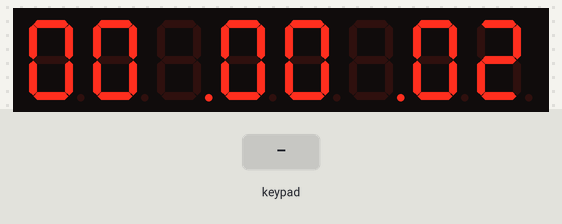
This program was run on a simulated Arduino Nano, built with avr-gcc and run on an emulated ATmega328P. On the bench: 8-digit seven-segment display. Wiring (inferred from the names in the program): TM1638 display and keys: STB pin 9; clock pin 7; DIO pin 8. The test bench sets the inputs (shaded band).

Above: at 1.2 s.
1.3 s: keypad keys 2 5 pressed 0.4 s apart
At 2.8 s:
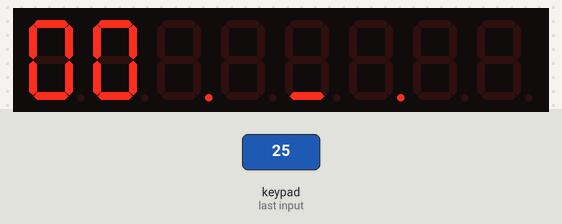
5.1 s: key '3' pressed
At 6.7 s:
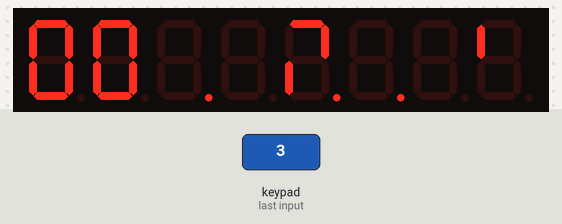
8.1 s: key '4' pressed
At 9.4 s:
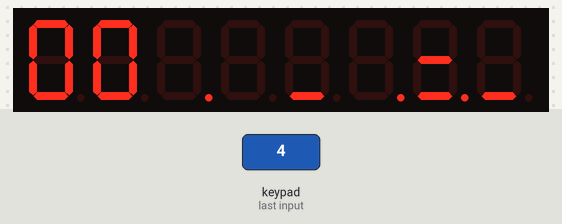
11.1 s: key '5' pressed
14.1 s: keypad keys 2 5 pressed 0.4 s apart
At 15.7 s:
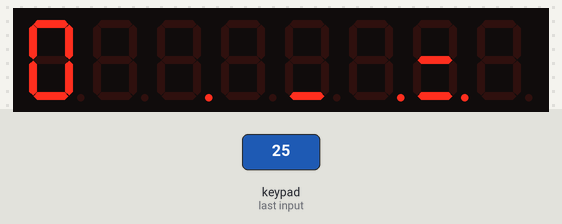
17.9 s: key '2' pressed
At 21.3 s:
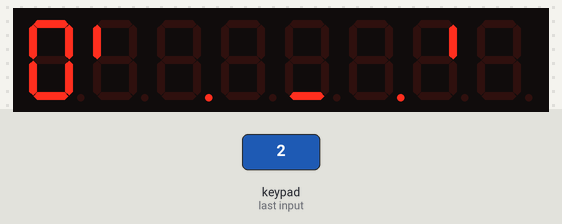
Timing chart, 0 to 22.8 s (numbered marks = the images above; inputs shaded):
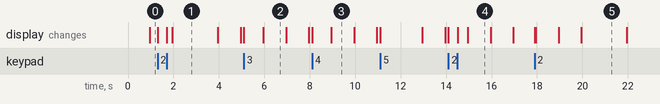

The program:

main.cpp
```cpp
#include <Arduino.h>

const int strobe = 9;
const int clock = 7;
const int data = 8;
unsigned long int counter = 0;
int buttons = 0, prev_buttons = 0;
int current_time = 0, prev_time = 0;

const uint8_t data7Segment[22] = {
    0b00111111, // 0
    0b00000110, // 1
    0b01011011, // 2
    0b01001111, // 3
    0b01100110, // 4
    0b01101101, // 5
    0b01111101, // 6
    0b00000111, // 7
    0b01111111, // 8
    0b01101111, // 9
    // with dot
    0b10111111, // 0
    0b10000110, // 1
    0b11011011, // 2
    0b11001111, // 3
    0b11100110, // 4
    0b11101101, // 5
    0b11111101, // 6
    0b10000111, // 7
    0b11111111, // 8
    0b11101111, // 9
    // Blank space
    0b00000000, // blank space
    0b10000000  // dot
};

uint8_t readButtons(void);
void sendCommand(uint8_t value);
void sendData(uint8_t address, uint8_t value);
void displaySegment(int counter);
void reset();

/*
 * Time = 1000 ms
 * Prescaler = 256
 * F_CPU = 16 MHz
 * Ticks Count = 62500
 */
ISR(TIMER1_COMPA_vect) { // interrupt service routine
  OCR1A += 62500;        // setting the next interrupt
  counter ++;        // incrementing the counter
}

void setup() {
  TCCR1A = 0;          // setting timer1 to normal mode
  TCCR1B = 0;          // setting timer1 to normal mode
  TCCR1B |= B00000100; // setting prescaler to 256
  OCR1A = 62500;       // setting the compare value
  TIMSK1 |= B00000010; // enabling the compare interrupt

  pinMode(strobe, OUTPUT);
  pinMode(clock, OUTPUT);
  pinMode(data, OUTPUT);
  sendCommand(0x8f); // sending init command to control the display
  reset();
}

void loop() {
  displaySegment(counter);
  current_time = millis();
  buttons = readButtons();
  if (current_time - prev_time > 100 && prev_buttons != buttons) {
    switch (buttons) {
    case 1: // jam++
      counter += 3600;
      break;
    case 2: // jam--
      counter -= 3600;
      break;
    case 4: // menit++
      counter += 60;
      break;
    case 8: // detik--
      counter -= 60;
      break;
    case 16: // detik++
      counter += 1;
      break;
    case 32: // detik--
      counter -= 1;
      break;
    case 64: // stop
      TIMSK1 &= ~B00000010;
      break;
    case 128: // start
      TIMSK1 |= B00000010;
      break;
    default:
      break;
    }
  prev_time = current_time;
  prev_buttons = buttons;
  }
}

/*!
  @brief menampilkan menit pada bit ke 0 dan 1, detik pada bit ke 3 dan 4, dan
  milisecond pada bit ke 6 dan 7
  @param counter angaka yang akan ditampilkan
*/
void displaySegment(int counter) {
  int detik = counter % 60;
  int menit = (counter / 60) % 60;
  int jam = (counter / 3600) % 24;
  static int digits[8];
  digits[0] = jam / 10;
  digits[1] = (jam % 10) / 1;
  digits[2] = 21; // Show blank space
  digits[3] = menit / 10;
  digits[4] = (menit % 10) / 1;
  digits[5] = 21; // Show blank space
  digits[6] = (detik % 100) / 10;
  digits[7] = (detik % 10) / 1;

  for (int i = 0; i < 8; i++) {
    sendData(0x00 | (2 * i), data7Segment[digits[i]]);
  }
}

/*!
  @brief mengirimkan command ke TM1638
  @param value command yang akan dikirim
*/
void sendCommand(uint8_t value) {
  digitalWrite(strobe, LOW);
  shiftOut(data, clock, LSBFIRST, value);
  digitalWrite(strobe, HIGH);
}

/*!
  @brief mengirimkan data ke TM1638
  @param address alamat yang akan dikirim. 0x00 untuk alamat 0, 0x01 untuk
  alamat 1, dst
  @param value data yang akan dikirim
*/
void sendData(uint8_t address, uint8_t value) {
  sendCommand(0x44);
  digitalWrite(strobe, LOW);
  shiftOut(data, clock, LSBFIRST, 0xc0 | address);
  shiftOut(data, clock, LSBFIRST, value);
  digitalWrite(strobe, HIGH);
}

/*!
  @brief membaca tombol yang ditekan
  @return tombol yang ditekan. 1 byte data, setiap bit merepresentasikan tombol
  yang ditekan
*/
uint8_t readButtons(void) {
  uint8_t buttons = 0;
  digitalWrite(strobe, LOW);
  shiftOut(data, clock, LSBFIRST, 0x42);
  pinMode(data, INPUT);
  for (uint8_t i = 0; i < 4; i++) {
    uint8_t v = shiftIn(data, clock, LSBFIRST) << i;
    buttons |= v;
  }
  pinMode(data, OUTPUT);
  digitalWrite(strobe, HIGH);
  return buttons;
}

/*!
  @brief mereset seluruh alamat, baik itu led ataupun 7-segment
*/
void reset() {
  sendCommand(0x40);
  digitalWrite(strobe, LOW);
  shiftOut(data, clock, LSBFIRST, 0xc0);
  for (uint8_t i = 0; i < 16; i++) {
    shiftOut(data, clock, LSBFIRST, 0x00);
  }
  digitalWrite(strobe, HIGH);
}
```

Measured:
- after the input at 1.3 s, the display: first changes at once (image 1 shows a later state)
- after the input at 5.1 s, the display: first changes at once (image 2 shows a later state)
- after the input at 8.1 s, the display: first changes at once (image 3 shows a later state)
- after the input at 17.9 s, the display: first changes at once (image 5 shows a later state)
- what the display in image 1 shows lasts 2.0 s, from 2.0 s to 4.0 s
- what the display in image 3 shows lasts 1.0 s, from 9.0 s to 10.0 s
